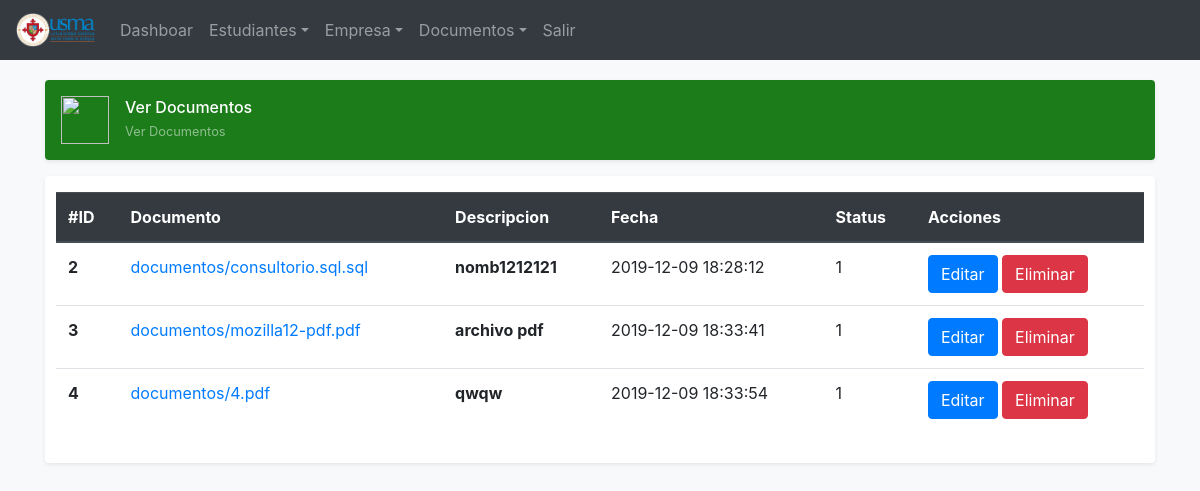
The page /administrativo/ver_documentos.php (signed in) on the database its author committed.
### tables this page shows
CREATE TABLE `documentos` (
  `id` int(11) NOT NULL,
  `ruta_doc` varchar(250) NOT NULL,
  `stat` int(1) NOT NULL,
  `feha` datetime NOT NULL DEFAULT current_timestamp(),
  `id_user` int(11) NOT NULL,
  `descripcion` varchar(250) NOT NULL
);

### administrativo/ver_documentos.php (the view, shortened to what this page needs)
<?php include('conexion/conexion.php'); ?>
<!doctype html>
<html lang="en">
  <head>
<link href="https://getbootstrap.com/docs/4.3/dist/css/bootstrap.min.css" rel="stylesheet">
    <link href="https://getbootstrap.com/docs/4.3/examples/offcanvas/offcanvas.css" rel="stylesheet">
  </head>
  <body class="bg-light">
    <?php include('menu.php');
    ?>
<main role="main" class="container" style="margin-top: 80px;">
  <div class="d-flex align-items-center p-3 my-3 text-white-50 bg-purple rounded shadow-sm" style="background-color:#1c7c1a;">
    <img class="mr-3" src="logo/min1i.png" alt="" width="48" height="48">
    <div class="lh-100">
      <h6 class="mb-0 text-white lh-100">Ver Documentos</h6>
      <small>Ver Documentos</small>
    </div>
  </div>
  <div class="my-3 p-3 bg-white rounded shadow-sm">
  <form action="" method="post">
  <div class="form-row">
  <table class="table">
  <thead class="thead-dark">
    <tr>
      <th scope="col">#ID</th>
      <th scope="col">Documento</th>
      <th scope="col">Descripcion</th>
      <th scope="col">Fecha</th>
      <th scope="col">Status</th>
      <th scope="col">Acciones</th>
    </tr>
  </thead>
  <tbody>
    <?php $obrener_carreras = $conexion -> query("SELECT * FROM documentos");
          while($lista_carreras = $obrener_carreras->fetch_array()){ ?>
    <tr>
      <th scope="row"><?php echo $lista_carreras['id']; ?></th>
      <td><a href="<?php echo $lista_carreras['ruta_doc']; ?>" target="_blank"><?php echo $lista_carreras['ruta_doc']; ?></a></td>
      <th scope="row"><?php echo $lista_carreras['descripcion']; ?></th>
      <td><?php echo $lista_carreras['feha']; ?></td>
      <td><?php echo $lista_carreras['stat']; ?></td>
      <td>
        <input type="button" name="editar" class="btn btn-primary" data-toggle="modal" data-target="#EditarModal<?php echo $lista_carreras['id']; ?>" value="Editar">
      </div>
        <input type="button" name="eliminar" class="btn btn-danger" data-toggle="modal" data-target="#EliminarModal<?php echo $lista_carreras['id']; ?>" value="Eliminar">
      </td>
    </tr>
   <?php } ?>
</main>
<script src="https://getbootstrap.com/docs/4.3/examples/offcanvas/offcanvas.js"></script></body>
</html>

### rows shown on the page
documentos: id "2", ruta_doc "documentos/consultorio.sql.sql", descripcion "nomb1212121", feha "2019-12-09 18:28:12", stat "1"
documentos: id "3", ruta_doc "documentos/mozilla12-pdf.pdf", descripcion "archivo pdf", feha "2019-12-09 18:33:41", stat "1"
documentos: id "4", ruta_doc "documentos/4.pdf", descripcion "qwqw", feha "2019-12-09 18:33:54", stat "1"
